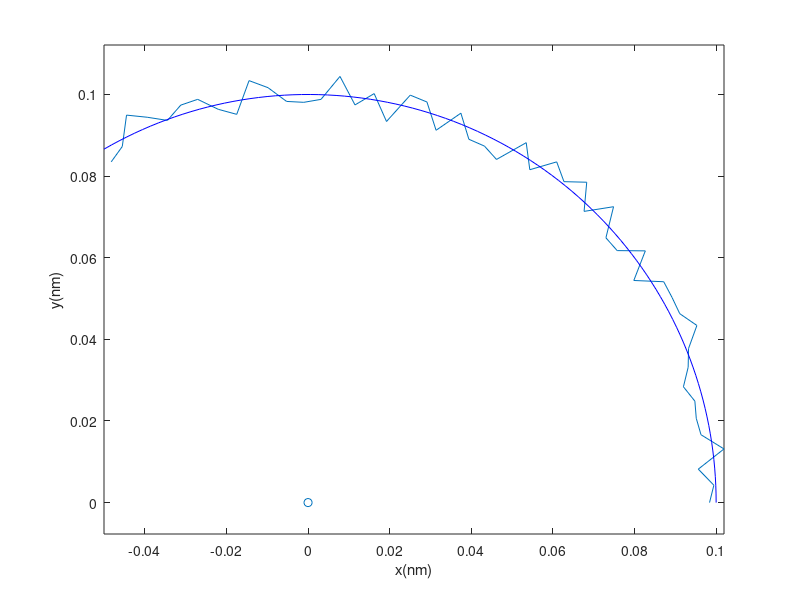

MATLAB code for this plot: (Note: this script raises an error after producing the figure.)
% 给定刀具波纹度拟合曲线和已加工曲面拟合曲线，给定残高，求各个刀位点的切宽
% 方案：先求切宽和残高的定量关系；然后考虑如何移动各个刀位点，微调来获得所要求的残高
close all;
clear; clc;
addpath(genpath('funcs'));

%% simulation initialization
debug = 2;
switch debug
    case 2
        cx0 = 0; % unit: nm
        cy0 = 0;
        r0 = 0.1;
        noise = 0.05;
        theta = transpose(linspace(0,2*pi/3,50));
        r = r0*(1 - noise + 2*noise*rand(length(theta),1));
        toolOri(:,1) = r.*cos(theta) + cx0;
        toolOri(:,2) = r.*sin(theta) + cy0;
        % toolOri(:,3) = 0;
        rmse0 = sqrt(...
                    sum(...
                        ((toolOri(:,1) - cx0).^2 + (toolOri(:,2) - cy0).^2 - r0^2).^2) ...
                /length(toolOri));
        clear theta r;
    otherwise
        [fileName,dirName] = uigetfile({ ...
            '*.mat','MAT-files(*.mat)'; ...
            '*.txt','text-files(*.txt)'; ...
            '*.*','all files(*.*)'...
            }, ...
            'Select one tool tip measurement data', ...
            'Tool\', ...
            'MultiSelect','off');
        pathName = fullfile(dirName,fileName);
        dataOri = load(pathName); % load from file, n*2 matrix
        % data pre-processing
        toolOri = dataOri;
end

% dim = size(toolOri,1);
f1 = figure('Name','original xy scatters of the tool');
plot(toolOri(:,1),toolOri(:,2));
hold on;

theta1 = atan2(toolOri(1,2),toolOri(1,1));
theta2 = atan2(toolOri(end,2),toolOri(end,1));
theta = transpose(linspace(theta1,theta2,100));
plot(cx0 + r0*cos(theta),cy0 + r0*sin(theta),'blue');
scatter(cx0,cy0,'blue');
axis equal;
xlabel('x(nm)');
ylabel('y(nm)');
clear theta theta1 theta2;

%% 由(x,y)图获得刃口圆心半径以及波纹度函数
[center,radius,includedAngle,toolXY,rmseLsc] = toolFit2D(toolOri,'Levenberg-Marquardt');
f2 = figure('Name','tool sharpness fitting result');
plot(toolXY(:,1),toolXY(:,2));
hold on;
theta = (pi/2 - includedAngle/2):0.01:(pi/2 + includedAngle/2);
xtmp = radius*cos(theta);
ytmp = radius*sin(theta);
plot(xtmp,ytmp,'black');
scatter(0,0,'black');
axis equal;
xlabel('x(nm)');
ylabel('y(nm)');
clear xtmp ytmp theta; % 删除画图的临时变量

% 直角坐标系转极坐标系
toolTheta = atan2(toolXY(:,2),toolXY(:,1));
toolR = vecnorm(toolXY,2,2);

%% 车刀轮廓插值

% 轮廓插值的测试输入
% center = [0,0]; % um
% radius = 4; % um
% toolTheta = (pi/6:0.01:5*pi/6)';
% toolR = -0.2 + 0.1 * rand(length(toolTheta),1) + radius; % 实际上是由报告获得，单位：um

figure('name','tool curve');
subplot(2,1,1); plot(toolTheta*180/pi,toolR); title('tool curve');
subplot(2,1,2); plot(toolTheta*180/pi,toolR - radius); title('tool waviness');

[toolCpts,U] = bSplineCpts(toolXY,3,'chord'); 
u = 0:0.002:1;
n = length(toolCpts);
toolPt = zeros(length(u),2);
for i = 1:length(u)
    toolPt(i,:) = bSplinePt(toolCpts,3,u(i),U);
end

% plot the interpolation results
figure('Name','Tool Interpolation Results');
plot(toolXY(:,1),toolXY(:,2),'Color',[0,0.45,0.74]); hold on;
plot(toolCpts(:,1),toolCpts(:,2),'x','Color',[0.85,0.33,0.10]);
axis equal
legend('Measured Pts','Interpolation Cpts','Location','best');

toolPt(:,3) = 0;
toolEdgeNorm = [0,1,0];
center(1,3) = 0;
[toolFileName,toolDirName,toolFileType] = uiputfile({ ...
        '*.mat','MAT-file(*.mat)'; ...
        '*.txt','text-file(.txt)';...
        '*.*','all file(*.*)';...
        }, ...
        'Select the directory and filename to save the tool model', ...
        ['Tool/toolTheo',datestr(now,'yyyymmddTHHMMSS'),'.mat']);
toolFile = fullfile(toolDirName,toolFileName);
switch toolFileType
    case 0
        msgfig = msgbox("No tool model saved","Warning","warn","modal");
        uiwait(msgfig);
    case 1
        Comments = cell2mat(inputdlg('Enter Comment of the tool model:', ...
            'Input Saving Comments',[5 60],string(datestr(now))));
        save(toolFile,"center","radius","Comments","includedAngle","toolPt","toolEdgeNorm","toolCpts");
    otherwise
        msgfig = msgbox("File type error","Error","error","modal");
        uiwait(msgfig);
end

%% 相邻刀位点的残高
x1 = [0,0,0]; vec1 = [0,1];
x2 = [r0,r0/30,0]; vec2 = [cosd(90+8),sind(90+8)];
R = rotz(5,'deg'); % rotation matrix about z axis
tool1 = toolPt + x1;
tool2 = toolPt*transpose(R) + x2;

[res,interPt] = residualHigh(x1(:,1:2),vec1,tool1(:,1:2),x2(:,1:2),vec2,tool2(:,1:2));

figure('Name','Residual of the adjacent tool');
plot(tool1(:,1),tool1(:,2),'Color',[0,0.45,0.74]); hold on;
plot(tool2(:,1),tool2(:,2),'Color',[0.85,0.33,0.10]);
plot(interPt(1),interPt(2),'*','Color',[0.49,0.18,0.56]);
plot(x1(1),x1(2),'o','Color',[0,0.45,0.74],'MarkerFaceColor',[0,0.45,0.74]);
line([x1(1),x1(1)+radius*vec1(1)],[x1(2),x1(2)+radius*vec1(2)],'LineWidth',2,'Color',[0,0.45,0.74]);
plot(x2(1),x2(2),'o','Color',[0.85,0.33,0.10],'MarkerFaceColor',[0.85,0.33,0.10]);
line([x2(1),x2(1)+radius*vec2(1)],[x2(2),x2(2)+radius*vec2(2)],'LineWidth',2,'Color',[0.85,0.33,0.10]);
axis equal

rmpath(genpath('funcs'));